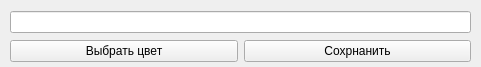
<?xml version="1.0" encoding="UTF-8"?>
<ui version="4.0">
 <class>Form</class>
 <widget class="QWidget" name="Form">
  <property name="geometry">
   <rect>
    <x>0</x>
    <y>0</y>
    <width>481</width>
    <height>67</height>
   </rect>
  </property>
  <property name="windowTitle">
   <string>Добавить категорию</string>
  </property>
  <widget class="QWidget" name="layoutWidget">
   <property name="geometry">
    <rect>
     <x>10</x>
     <y>10</y>
     <width>461</width>
     <height>53</height>
    </rect>
   </property>
   <layout class="QVBoxLayout" name="verticalLayout">
    <item>
     <widget class="QLineEdit" name="lineEdit"/>
    </item>
    <item>
     <layout class="QHBoxLayout" name="horizontalLayout">
      <item>
       <widget class="QPushButton" name="pickColorButton">
        <property name="text">
         <string>Выбрать цвет</string>
        </property>
       </widget>
      </item>
      <item>
       <widget class="QPushButton" name="saveCategoryButton">
        <property name="text">
         <string>Сохрнанить</string>
        </property>
       </widget>
      </item>
     </layout>
    </item>
   </layout>
  </widget>
 </widget>
 <resources/>
 <connections/>
</ui>
